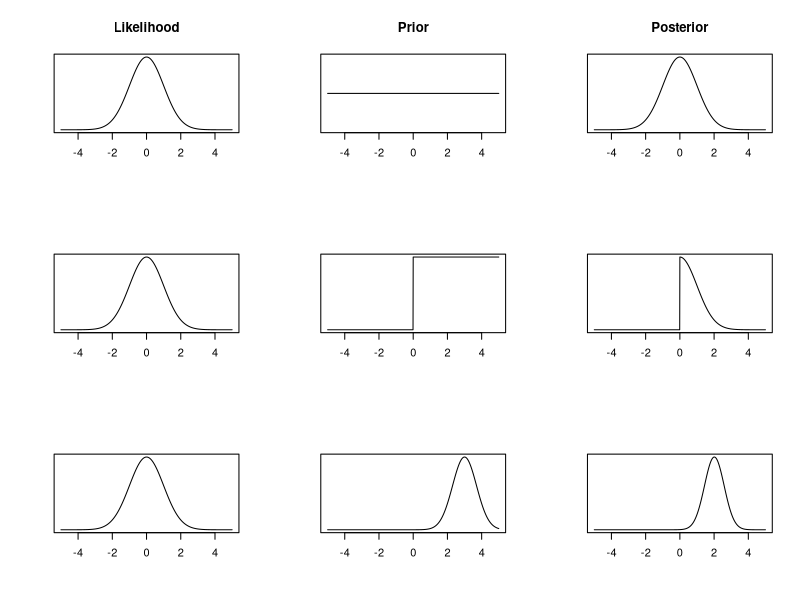

Here is the R script that generated this plot:
## ---- chunk 1
#The likelihood function is the normal PDF
#To illustrate this, we evaluate this from [-5, 5].
x <- seq(-5, 5, 0.01)
likelihood <- dnorm(x, mean = 0, sd = 1)

#The first prior distribution we try is a 
#uniform [-1000, 1000] distribution. This is a 
#vague prior distribution. 
uniform.prior <- rep(1, length(x))
posterior1 <- likelihood*uniform.prior


#The second prior distribution we try is a uniform 
#[0, 1000] distribution, i.e. theta is non-negative. 
step.prior <- ifelse(x >= 0, 1, 0)
posterior2 <- likelihood*step.prior


#The third prior distribution we try is a
#specific normal prior distribution. It
#has mean 3 and variance 0.7.
normal.prior <- dnorm(x, mean = 3, sd = 0.7)
posterior3 <- likelihood*normal.prior

#Now we plot the likelihoods, prior and posterior distributions. 
#Each row corresponds to a different prior distribution. Each
#column corresponds to a part in Bayes' theorem. 
par(mfrow = c(3, 3))
plot(x, likelihood, type = 'l', xlab = "", ylab = "", yaxt = "n", main = "Likelihood")
plot(x, uniform.prior, type = 'l', yaxt = "n", xlab = "", ylab = "", main = "Prior")
plot(x, posterior1, type = 'l', yaxt = "n", xlab = "", ylab = "", main = "Posterior")
plot(x, likelihood, type = 'l', xlab = "", ylab = "", yaxt = "n")
plot(x, step.prior, type = 'l', yaxt = "n", xlab = "", ylab = "")
plot(x, posterior2, type = 'l', yaxt = "n", xlab = "", ylab = "")
plot(x, likelihood, type = 'l', xlab = "", ylab = "", yaxt = "n")
plot(x, normal.prior, type = 'l', yaxt = "n", xlab = "", ylab = "")
plot(x, posterior3, type = 'l', yaxt = "n", xlab = "", ylab = "")
